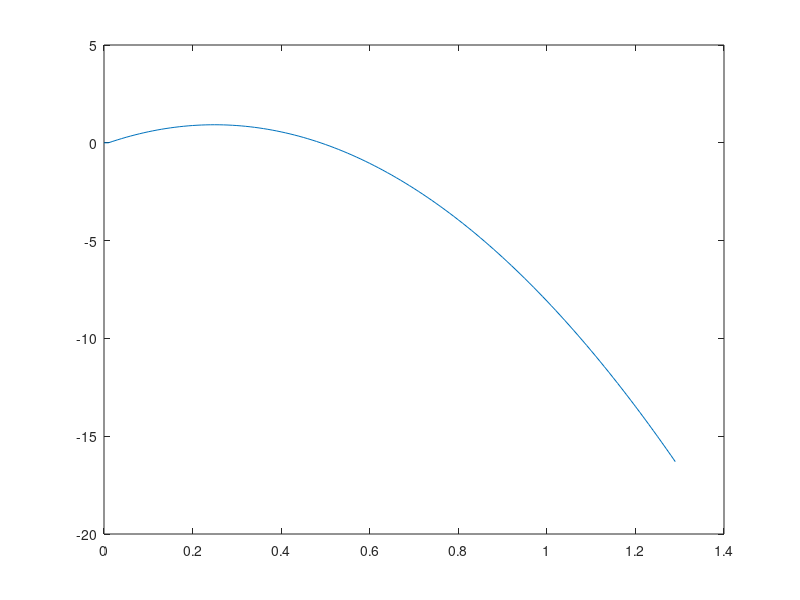

Write the MATLAB code that produced this figure. (Note: this script raises an error after producing the figure.)
% constants
p_atm = 101325; % Pa
psiToPa = 6894.76; % conversion factor
gamma = 1.4; % adiabatic index of air
c_d = 0.345; % estimated coefficient of drag (from NASA)
rho_air = 1.293; % kg/m^3
rho_water = 997; % kg/m^3
m_rocket = 0.198; % empty rocket mass, kg
v_rocket = 1.25*0.001; % m^3
r_rocket = 0.043; % m
r_nozzle = 0.015; % m
g = 9.81; % m/s^2
mToFt = 3.28; % conversion factor
beta = 0.5*c_d*rho_air*pi()*r_rocket^2; % multiplying constants for the drag force

% simulation parameters
delta_t = 0.01; % s, can set different delta time steps
launchPressure = input("What was the gauge launch pressure in psi? ")*psiToPa; % converted to Pa
launchVolume = input("What was the initial volume of water in mL? ")*10^(-6); % converted to m^3
initAirVolume = v_rocket - launchVolume;
cutoffSpeed = 10; % m/s, max downward speed before ending simulation
turbulenceFactor = 1.5; %experimental

% frame 1 (initial conditions) and setting up arrays
p = zeros(10000, 1);
p(1) = launchPressure + p_atm; % start pressure array with p(1) = initial total pressure
m = zeros(10000, 1);
m(1) = m_rocket + launchVolume * rho_water; % start mass array with m(1) = initial total mass
m_dot = zeros(10000, 1);
m_dot(1) = -pi()*r_nozzle^2*rho_water*sqrt(2*launchPressure/rho_water);
v = zeros(10000, 1);
% start velocity array with v(1) = 0 m/s
h = zeros(10000, 1); % start height array with h(1) = 0 m/s
T = zeros(10000, 1);
T(1) = 2*pi()*r_nozzle^2*launchPressure; % start thrust force array with T(1) = initial thrust force
time = zeros(10000, 1);

% looping calculations
i = 1; % index
while(v(i) > -cutoffSpeed && i < 10000)
    time(i+1) = time(i) + delta_t;
    p(i+1)= p(1)*((initAirVolume + (m(1) - m(i))/rho_water)/initAirVolume)^(-gamma);
    
    fprintf('Frame: %i |P: %fPa|v: %fm/s|Height: %fft|m: %fkg |m_dot: %fkg/s|Time: %fs\n', i, p(i), v(i), h(i), m(i), m_dot(i), time(i));
    if(m(i) >= m_rocket)
        %disp("thrusting")
        T(i+1) = 2*pi()*r_nozzle^2*(p(i)-p_atm);
        m_dot(i+1) = -pi()*r_nozzle^2*rho_water*sqrt(2*(p(i)-p_atm)/rho_water)/turbulenceFactor;
        v(i+1) = v(i) + (T(i)/m(i) - g - (beta*v(i)*abs(v(i)))/m(i))*delta_t;
        h(i+1) = h(i) + v(i)*delta_t;
        m(i+1) = m(i) + m_dot(i)*delta_t;
    else
        %disp("weee")
        v(i+1) = v(i) + (-g -(beta*v(i)*abs(v(i)))/m_rocket)*delta_t;
        h(i+1) = h(i) + v(i)*delta_t;
        m(i+1) = m(i);
    end
    
    i = i + 1;
end

plot(time(1:i), mToFt*h(1:i));
disp("Max Height: " + num2str(mToFt*max(h)) + " ft")

